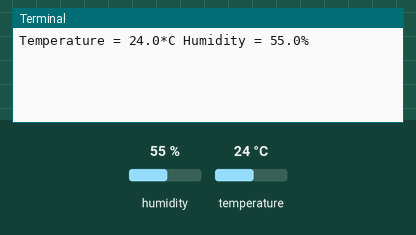
Recording of a program running on a simulated Raspberry Pi (BCM pin numbers). On the bench: the last lines printed to the terminal. The test bench sets the inputs (shaded band); at power-on: humidity 55 %, temperature 24 °C.

Above: at 1.2 s.
1.3 s: humidity set to 22 %
At 3.1 s:
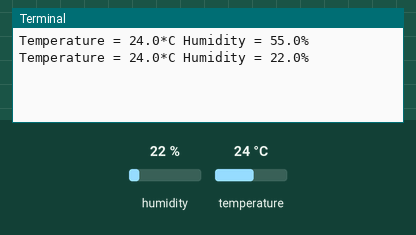
3.4 s: temperature set to 12 °C
At 4.3 s:
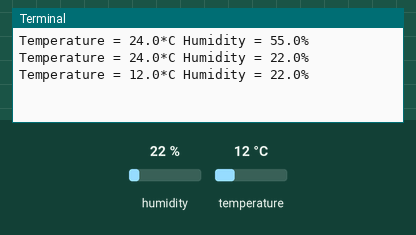
5.5 s: humidity set to 40 %
At 7.3 s:
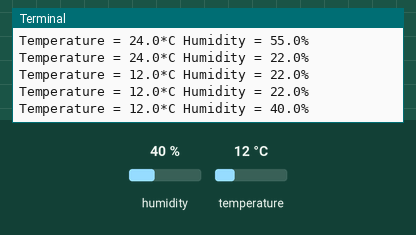
Timing chart, 0 to 8.8 s (numbered marks = the images above; inputs shaded):
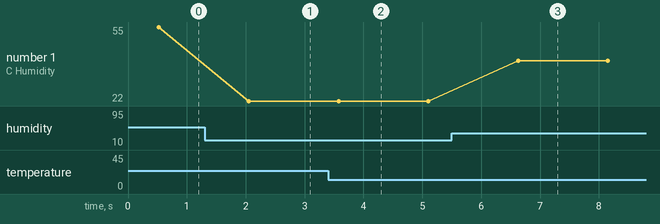

Measured:
- after the input at 1.3 s, the terminal: prints a new line after 0.75 s (image 1)
- after the input at 3.4 s, the terminal: prints a new line after 0.18 s (image 2)
- after the input at 5.5 s, the terminal: prints a new line after 1.1 s (image 3)
- plotted number 1: 55 → 22 after the input at 1.3 s, 22 → 40 after the input at 5.5 s

The program:

DHT11Adafruit.py
```python
import time
import Adafruit_DHT
sensor = Adafruit_DHT.DHT11
pin = 4

try :
    while True :
        h, t = Adafruit_DHT.read_retry(sensor, pin)

        if h is not None and t is not None :
            print("Temperature = {0:0.1f}*C Humidity = {1:0.1f}%".format(t,h))
        else :
            print("Read Error")
        time.sleep(1)

except KeyboardInterrupt:
    print("Terminated by Keyboard")

finally :
    print("End of Program")
```
